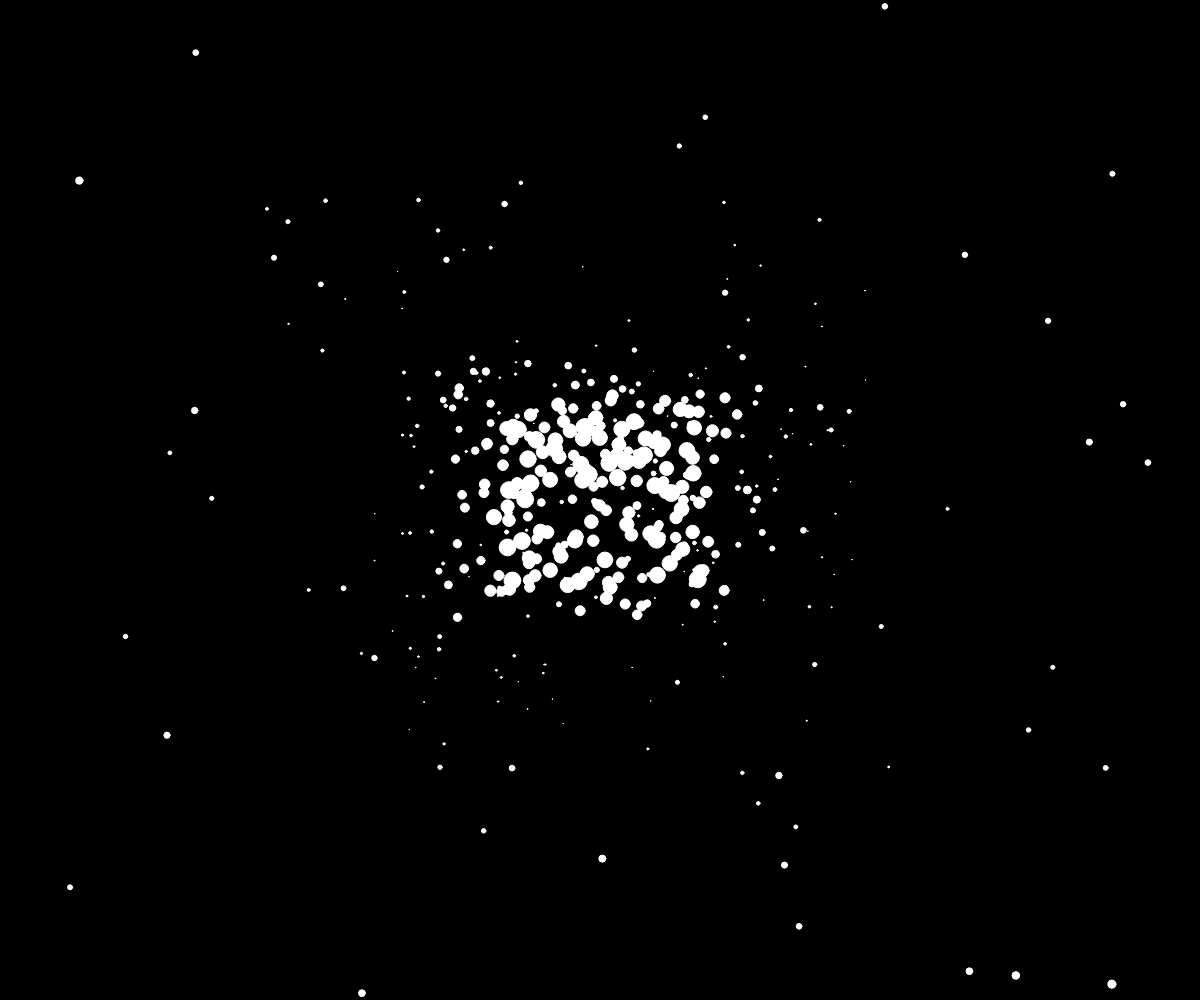
Frame 1 (no input)
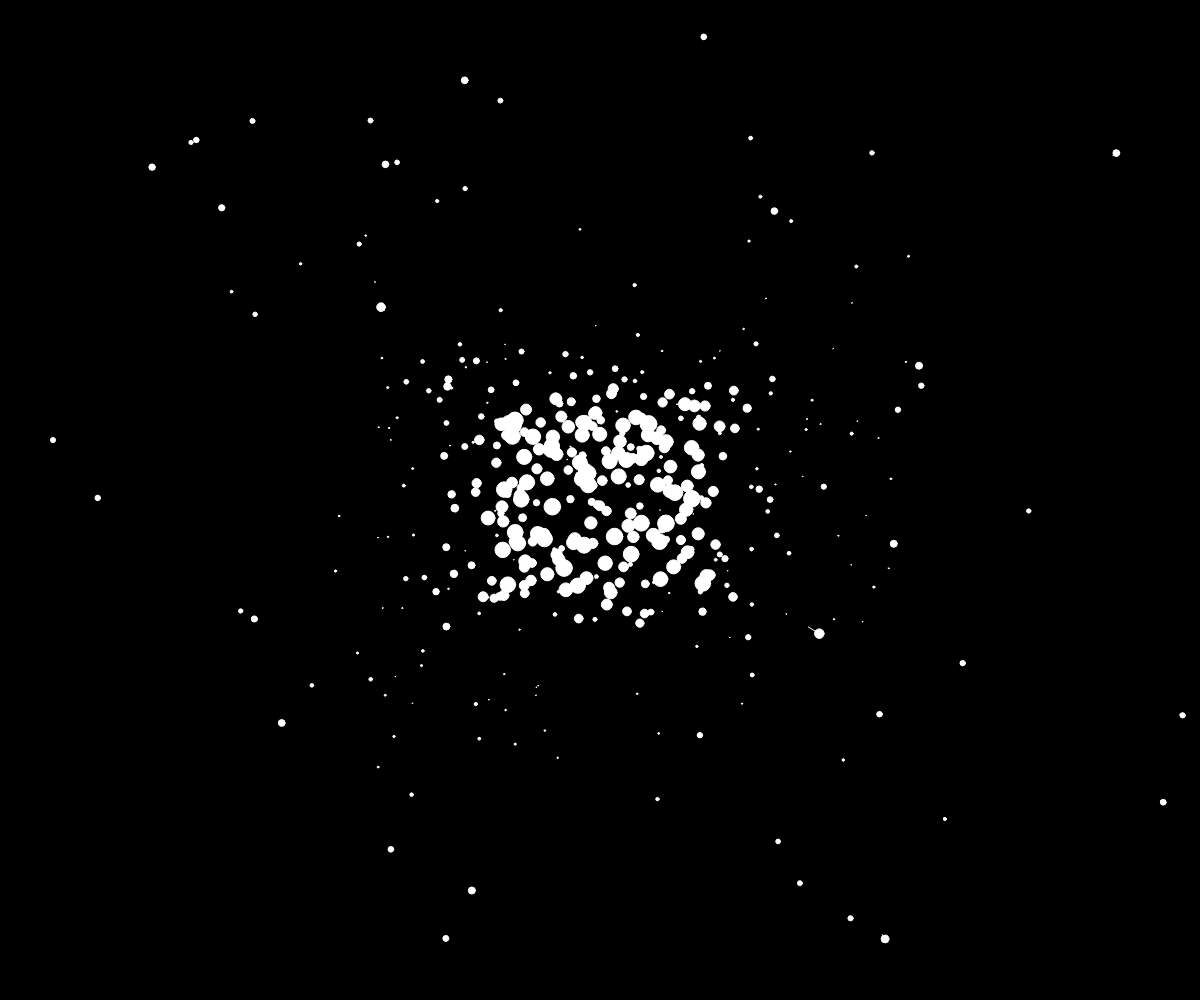
Frame 60 (no input)
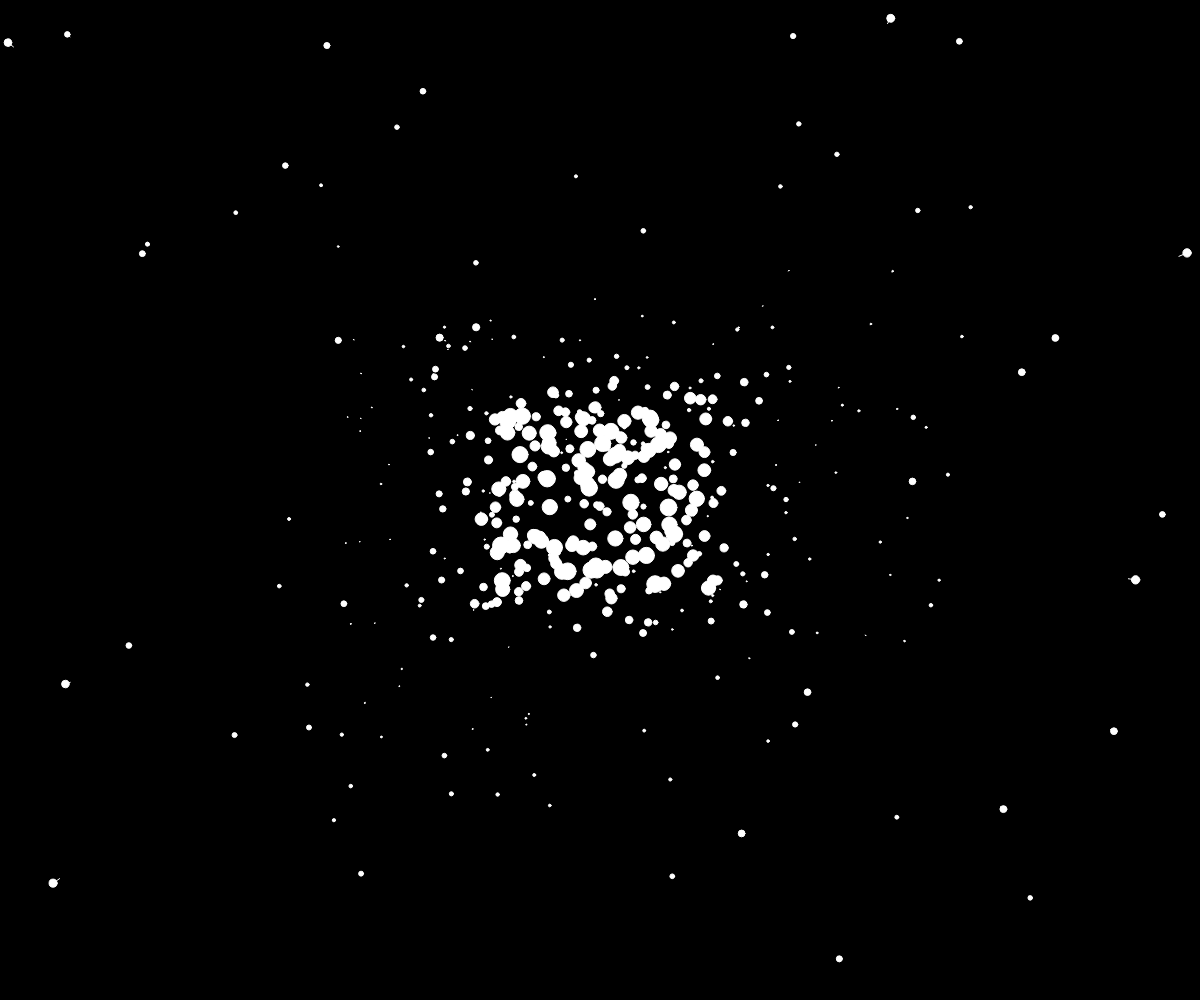
Frame 120 (the mouse pressed at the canvas centre since frame 60)

The p5.js sketch that drew these frames (run headless with seeded random() and noise() and a simulated clock; from frame 60 on, the mouse is pressed at the canvas centre):

// p5.js sketch
// ── sketch.js
let stars=[];
let factor=100;
let speedSlider;

function setup() {
  width=windowWidth;
  height=windowHeight;
  createCanvas(width,height);
  speedSlider=createSlider(0,20,1,1);
  for(let i=0; i<500; i++) {
    stars[i]=createVector(
      random(-width*factor, width*factor),
      random(-height*factor, height*factor),
      random(width) );
    stars[i].pz=stars[i].z;
  } 
}

function draw() {
  background(0);
  fill(255);
  translate(width/2, height/2);
  
  for(let star of stars) { 

    let x=star.x/star.z;
    let y=star.y/star.z;
    let px=star.x/star.pz;
    let py=star.y/star.pz;

  let d=map(star.z, 0, 400, 10, 1);
  fill(255);
  // noStroke();
  circle(x, y, d);
  stroke(255);
  line(x,y,px,py);
  star.pz=star.z;
  // rect(x, y, d);
  // textSize(d*5);
  // text("*",x,y);
  // text(int(random(1,10),x,y);
  star.z-=speedSlider.value();//속도
  if(star.z<1){
    star.x=random(-width*factor,width*factor);
    star.y=random(-height*factor,height*factor);
    star.z=width;
    star.pz=width;
    }
  }
}
